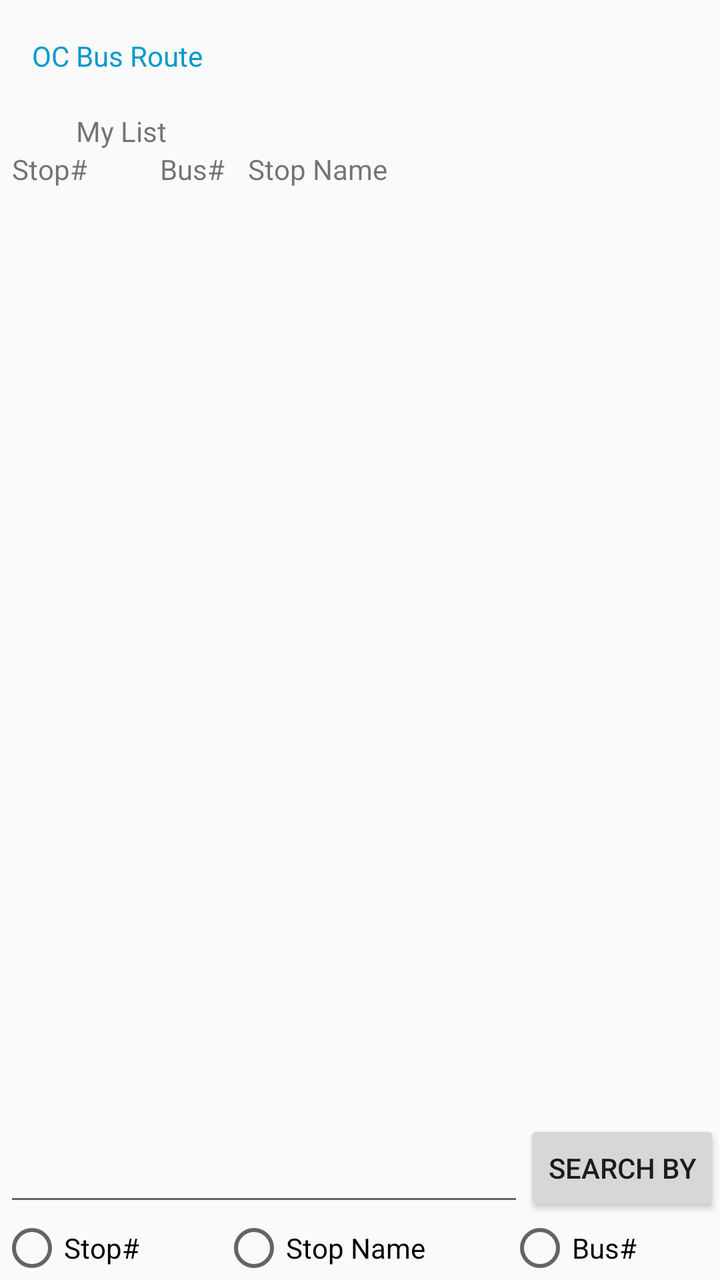
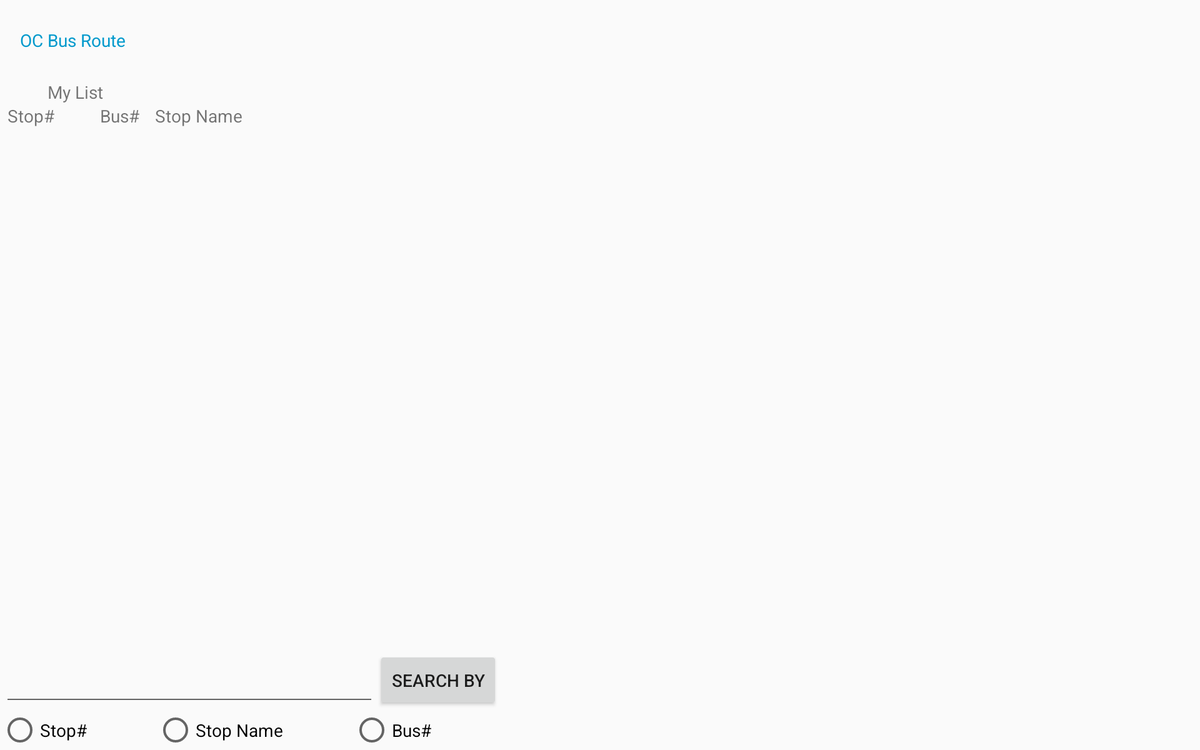

An Android layout and its configuration variant, each rendered on a device that would load it. The default file and the variant file are quoted in full after the pictures.
<!-- AndroidManifest.xml: application theme Theme.AppCompat.Light.NoActionBar -->
<!-- res/layout/activity_member4_main.xml -->
<?xml version="1.0" encoding="utf-8"?>
<RelativeLayout xmlns:android="http://schemas.android.com/apk/res/android"
    xmlns:app="http://schemas.android.com/apk/res-auto"
    xmlns:tools="http://schemas.android.com/tools"
    android:layout_width="match_parent"
    android:layout_height="match_parent"
    tools:context=".Member4MainActivity">

    <android.support.v7.widget.Toolbar
        android:id="@+id/toolbarm4"
        android:layout_width="match_parent"
        android:layout_height="wrap_content"
        app:title="@string/button4_name"
        app:titleTextAppearance="@style/TextAppearance.AppCompat"
        app:titleTextColor="@android:color/holo_blue_dark" />

    <TextView
        android:id="@+id/ListViewNameM4"
        android:layout_width="wrap_content"
        android:layout_height="wrap_content"
        android:layout_below="@+id/toolbarm4"
        android:layout_alignParentStart="true"
        android:layout_marginLeft="38dp"
        android:text="@string/m4_lv_mylist" />

    <LinearLayout
        android:id="@+id/listtitleBarM4"
        android:layout_width="wrap_content"
        android:layout_height="wrap_content"
        android:layout_below="@+id/ListViewNameM4"
        android:layout_alignParentStart="true"
        android:orientation="horizontal">

        <TextView
            android:id="@+id/StationNumberM4"
            android:layout_width="68dp"
            android:layout_height="wrap_content"
            android:layout_marginLeft="6dp"
            android:text="@string/m4_station_number" />

        <TextView
            android:id="@+id/RouteNumberM4"
            android:layout_width="38dp"
            android:layout_height="wrap_content"
            android:layout_marginLeft="6dp"
            android:text="@string/m4_bus_line" />

        <TextView
            android:id="@+id/StationNameM4"
            android:layout_width="wrap_content"
            android:layout_height="wrap_content"
            android:layout_marginLeft="6dp"
            android:layout_weight="1"
            android:text="@string/m4_station_name" />

    </LinearLayout>

    <ListView
        android:id="@+id/ListViewM4"
        android:layout_width="wrap_content"
        android:layout_height="wrap_content"
        android:layout_below="@+id/listtitleBarM4"
        android:layout_above="@+id/SearchButtonM4"
        android:layout_alignParentStart="true"
        android:layout_alignParentEnd="true"
        tools:layout_editor_absoluteX="8dp"
        tools:layout_editor_absoluteY="6dp" />

    <EditText
        android:id="@+id/SearchTextM4"
        android:layout_width="271dp"
        android:layout_height="wrap_content"
        android:layout_alignParentStart="true"
        android:layout_alignParentBottom="false"
        android:layout_above="@+id/radiogroupsearchM4"
        android:layout_marginStart="2dp"
        android:layout_marginRight="-2dp"
        android:layout_marginBottom="0dp"
        android:layout_toLeftOf="@+id/SearchButtonM4"
        android:ems="10"
        android:inputType="textPersonName"
        tools:layout_editor_absoluteX="8dp"
        tools:layout_editor_absoluteY="460dp" />

    <Button
        android:id="@+id/SearchButtonM4"
        android:layout_width="wrap_content"
        android:layout_height="wrap_content"
        android:layout_alignParentEnd="true"
        android:layout_alignParentBottom="false"
        android:layout_above="@+id/radiogroupsearchM4"
        android:text="@string/m4_searchbtn"
        tools:layout_editor_absoluteX="288dp"
        tools:layout_editor_absoluteY="460dp" />

    <RadioGroup
        android:id="@+id/radiogroupsearchM4"
        android:layout_width="match_parent"
        android:layout_height="wrap_content"
        android:layout_alignParentBottom="true"
        android:orientation="horizontal">
        <RadioButton
            android:id="@+id/radioSearchStationNumber"
            android:layout_width="wrap_content"
            android:layout_height="wrap_content"
            android:layout_weight="1"
            android:text="@string/m4_station_number" />

        <RadioButton
            android:id="@+id/radioSearchStationName"
            android:layout_width="wrap_content"
            android:layout_height="wrap_content"
            android:layout_weight="1"
            android:text="@string/m4_station_name" />

        <RadioButton
            android:id="@+id/radioSearchBusNumber"
            android:layout_width="wrap_content"
            android:layout_height="wrap_content"
            android:layout_weight="1"
            android:text="@string/m4_bus_line" />
    </RadioGroup>

</RelativeLayout>
<!-- resources referenced by this layout -->
<resources>
  <string name="button4_name">OC Bus Route</string>
  <string name="m4_bus_line">Bus#</string>
  <string name="m4_lv_mylist">My List</string>
  <string name="m4_searchbtn">Search by</string>
  <string name="m4_station_name">Stop Name</string>
  <string name="m4_station_number">Stop#</string>
</resources>
<!-- res/layout-w900dp/activity_member4_main.xml (the repository's variant of the layout above) -->
<!-- drawn on a 7-inch tablet turned sideways -->
<?xml version="1.0" encoding="utf-8"?>
<RelativeLayout xmlns:android="http://schemas.android.com/apk/res/android"
    xmlns:app="http://schemas.android.com/apk/res-auto"
    xmlns:tools="http://schemas.android.com/tools"
    android:layout_width="match_parent"
    android:layout_height="match_parent"
    tools:context=".Member4MainActivity">

    <android.support.v7.widget.Toolbar
        android:id="@+id/toolbarm4"
        android:layout_width="match_parent"
        android:layout_height="wrap_content"
        app:title="@string/button4_name"
        app:titleTextAppearance="@style/TextAppearance.AppCompat"
        app:titleTextColor="@android:color/holo_blue_dark" />

    <TextView
        android:id="@+id/ListViewNameM4"
        android:layout_width="wrap_content"
        android:layout_height="wrap_content"
        android:layout_below="@+id/toolbarm4"
        android:layout_alignParentStart="true"
        android:layout_marginLeft="38dp"
        android:text="@string/m4_lv_mylist" />

    <LinearLayout
        android:id="@+id/listtitleBarM4"
        android:layout_width="wrap_content"
        android:layout_height="wrap_content"
        android:layout_below="@+id/ListViewNameM4"
        android:layout_alignParentStart="true"
        android:orientation="horizontal">

        <TextView
            android:id="@+id/StationNumberM4"
            android:layout_width="68dp"
            android:layout_height="wrap_content"
            android:layout_marginLeft="6dp"
            android:text="@string/m4_station_number" />

        <TextView
            android:id="@+id/RouteNumberM4"
            android:layout_width="38dp"
            android:layout_height="wrap_content"
            android:layout_marginLeft="6dp"
            android:text="@string/m4_bus_line" />

        <TextView
            android:id="@+id/StationNameM4"
            android:layout_width="wrap_content"
            android:layout_height="wrap_content"
            android:layout_marginLeft="6dp"
            android:layout_weight="1"
            android:text="@string/m4_station_name" />

    </LinearLayout>

    <ListView
        android:id="@+id/ListViewM4"
        android:layout_width="400dp"
        android:layout_height="wrap_content"
        android:layout_below="@+id/listtitleBarM4"
        android:layout_above="@+id/SearchButtonM4"
        android:layout_alignParentStart="true"
        android:layout_alignParentEnd="false"
        tools:layout_editor_absoluteX="8dp"
        tools:layout_editor_absoluteY="6dp" />

    <EditText
        android:id="@+id/SearchTextM4"
        android:layout_width="271dp"
        android:layout_height="wrap_content"
        android:layout_alignParentStart="true"
        android:layout_alignParentBottom="false"
        android:layout_above="@+id/radiogroupsearchM4"
        android:layout_marginStart="2dp"
        android:layout_marginRight="-2dp"
        android:layout_marginBottom="0dp"
        android:layout_toLeftOf="@+id/SearchButtonM4"
        android:ems="10"
        android:inputType="textPersonName"
        tools:layout_editor_absoluteX="8dp"
        tools:layout_editor_absoluteY="460dp" />

    <Button
        android:id="@+id/SearchButtonM4"
        android:layout_width="wrap_content"
        android:layout_height="wrap_content"
        android:layout_alignParentBottom="false"
        android:layout_above="@+id/radiogroupsearchM4"
        android:layout_alignRight="@+id/ListViewM4"
        android:text="@string/m4_searchbtn"
        tools:layout_editor_absoluteX="288dp"
        tools:layout_editor_absoluteY="460dp" />

    <RadioGroup
        android:id="@+id/radiogroupsearchM4"
        android:layout_width="400dp"
        android:layout_height="wrap_content"
        android:layout_alignParentBottom="true"
        android:orientation="horizontal">
        <RadioButton
            android:id="@+id/radioSearchStationNumber"
            android:layout_width="wrap_content"
            android:layout_height="wrap_content"
            android:layout_weight="1"
            android:text="@string/m4_station_number" />

        <RadioButton
            android:id="@+id/radioSearchStationName"
            android:layout_width="wrap_content"
            android:layout_height="wrap_content"
            android:layout_weight="1"
            android:text="@string/m4_station_name" />

        <RadioButton
            android:id="@+id/radioSearchBusNumber"
            android:layout_width="wrap_content"
            android:layout_height="wrap_content"
            android:layout_weight="1"
            android:text="@string/m4_bus_line" />
    </RadioGroup>

    <FrameLayout
        android:id="@+id/frameLayoutdetailsmainm4"
        android:layout_width="wrap_content"
        android:layout_height="wrap_content"
        android:layout_below="@+id/toolbarm4"
        android:layout_toRightOf="@+id/ListViewM4"
        android:layout_alignParentBottom="true">
    </FrameLayout>

</RelativeLayout>
